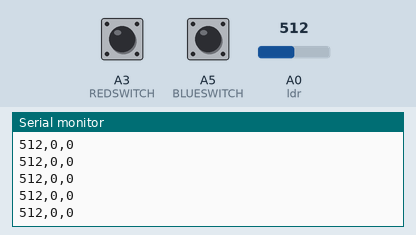
The sketch below on a simulated Arduino Uno, built with avr-gcc and run on an emulated ATmega328P. Shown: the last lines printed to the serial monitor. The inputs (shaded band) are chosen by the test bench; at power-on: A0 (ldr) = 512, A3 (REDSWITCH) LOW, A5 (BLUESWITCH) LOW.

Above: at 5.8 s.
5.9 s: A0 (ldr) set to 11
At 6.5 s:
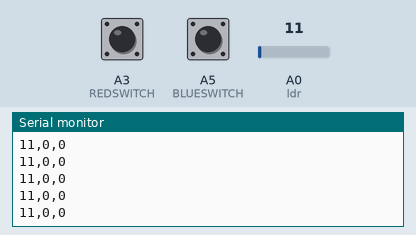
7.4 s: A0 (ldr) set to 8
At 7.9 s:
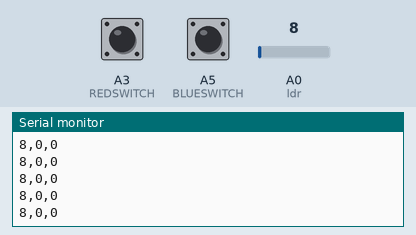
Timing chart, 0 to 10.4 s (numbered marks = the images above; inputs shaded):
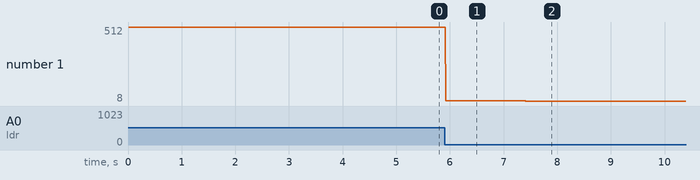

The sketch:

final_project.ino
```cpp
const int REDSWITCH = A3;
const int BLUESWITCH = A5;
const int ldr = A0;
int sensorValue;
int red, blue;

void setup() {

  Serial.begin(9600);

}
void loop() {

  sensorValue = analogRead(ldr);
  red = digitalRead(REDSWITCH);
  blue = digitalRead(BLUESWITCH);
  if(sensorValue>800){
    sensorValue = 800;
  }
  delay(10);
  Serial.print(sensorValue);
  Serial.print(",");
  Serial.print(red);
  Serial.print(",");
  Serial.println(blue);
}
```

Measured:
- after the input at 5.9 s, the serial monitor: prints a new line at once (image 1)
- after the input at 7.4 s, the serial monitor: prints a new line at once (image 2)
- plotted number 1: 512 → 11 after the input at 5.9 s, 11 → 8 after the input at 7.4 s
